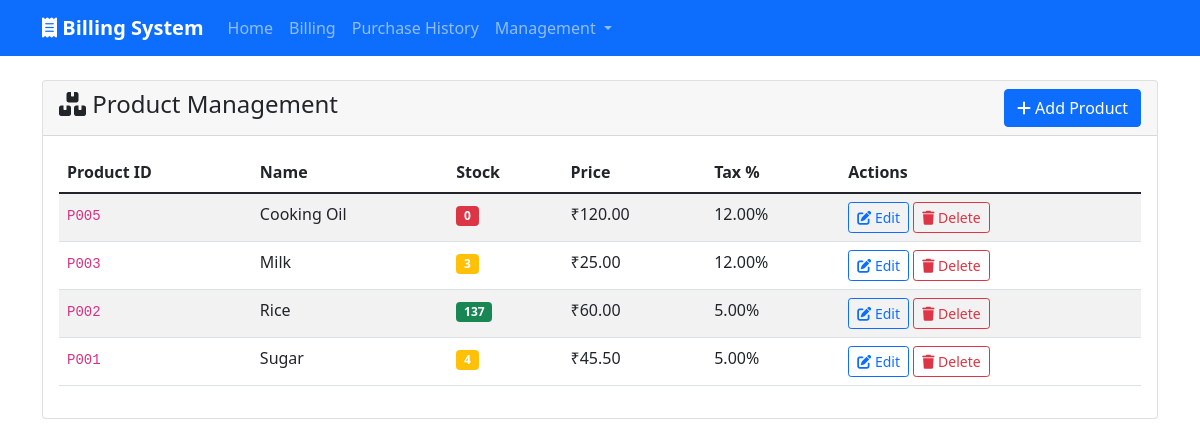
/products/, run on an earlier commit of the app's database.
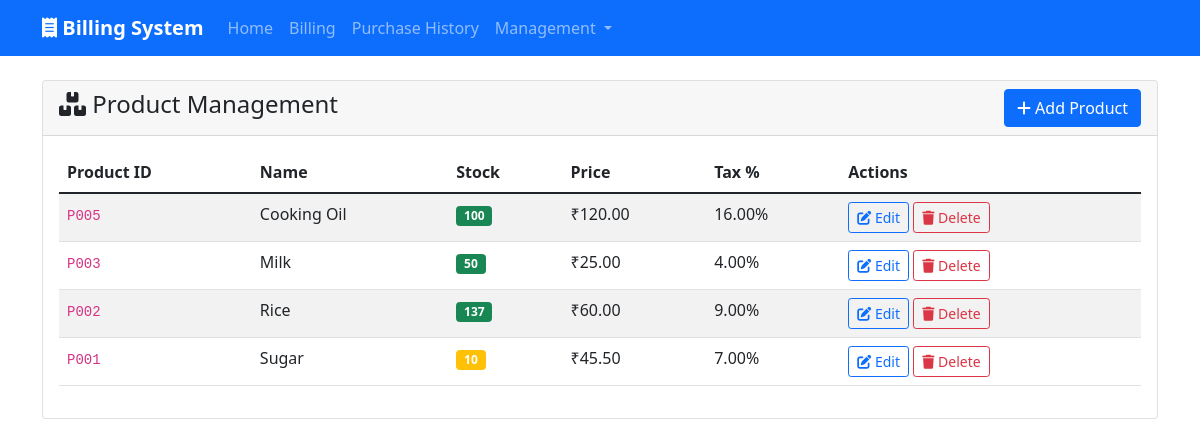
And on a later commit of the database.
### billing/models.py (models this page shows, shortened)
class Product(models.Model):
    product_id = models.CharField(max_length=50, unique=True)
    name = models.CharField(max_length=200)
    available_stock = models.PositiveIntegerField()
    price_per_unit = models.DecimalField(max_digits=10, decimal_places=2, validators=[MinValueValidator(Decimal('0.01'))])
    tax_percentage = models.DecimalField(max_digits=5, decimal_places=2, validators=[MinValueValidator(Decimal('0.00'))])
    created_at = models.DateTimeField(auto_now_add=True)
    updated_at = models.DateTimeField(auto_now=True)
    class Meta:
        ordering = ['name']

### billing/views.py (the view)
# urls.py: path('products/', views.product_list, name='product_list'),
def product_list(request):
    products = Product.objects.all()
    return render(request, 'billing/product_list.html', {'products': products})

### billing/templates/billing/product_list.html (shortened to what this page needs)
{% extends 'base.html' %}
{% block content %}
<div class="card">
    <div class="card-header d-flex justify-content-between align-items-center">
        <h4><i class="fas fa-boxes"></i> Product Management</h4>
        <a href="{% url 'product_create' %}" class="btn btn-primary">
            <i class="fas fa-plus"></i> Add Product
        </a>
    </div>
    <div class="card-body">
        {% if products %}
            <div class="table-responsive">
                <table class="table table-striped">
                    <thead>
                        <tr>
                            <th>Product ID</th>
                            <th>Name</th>
                            <th>Stock</th>
                            <th>Price</th>
                            <th>Tax %</th>
                            <th>Actions</th>
                        </tr>
                    </thead>
                    <tbody>
                        {% for product in products %}
                        <tr>
                            <td><code>{{ product.product_id }}</code></td>
                            <td>{{ product.name }}</td>
                            <td>
                                <span class="badge bg-{% if product.available_stock > 10 %}success{% elif product.available_stock > 0 %}warning{% else %}danger{% endif %}">
                                    {{ product.available_stock }}
                                </span>
                            </td>
                            <td>₹{{ product.price_per_unit }}</td>
                            <td>{{ product.tax_percentage }}%</td>
                            <td>
                                <a href="{% url 'product_edit' product.pk %}" class="btn btn-sm btn-outline-primary">
                                    <i class="fas fa-edit"></i> Edit
                                </a>
                                <a href="{% url 'product_delete' product.pk %}" class="btn btn-sm btn-outline-danger">
                                    <i class="fas fa-trash"></i> Delete
                                </a>
                            </td>
                        </tr>
                        {% endfor %}
                    </tbody>
                </table>
            </div>
        {% else %}
            <div class="alert alert-info">
                <i class="fas fa-info-circle"></i>
                No products found. <a href="{% url 'product_create' %}">Add your first product</a>.
            </div>
        {% endif %}
    </div>
</div>
{% endblock %}

What changed in the data, as far as the page shows it:
changed Product "Cooking Oil": available_stock "0" → "100"; tax_percentage "12.00" → "16.00"
changed Product "Milk": available_stock "3" → "50"; tax_percentage "12.00" → "4.00"
changed Product "Rice": tax_percentage "5.00" → "9.00"
changed Product "Sugar": available_stock "4" → "10"; tax_percentage "5.00" → "7.00"
